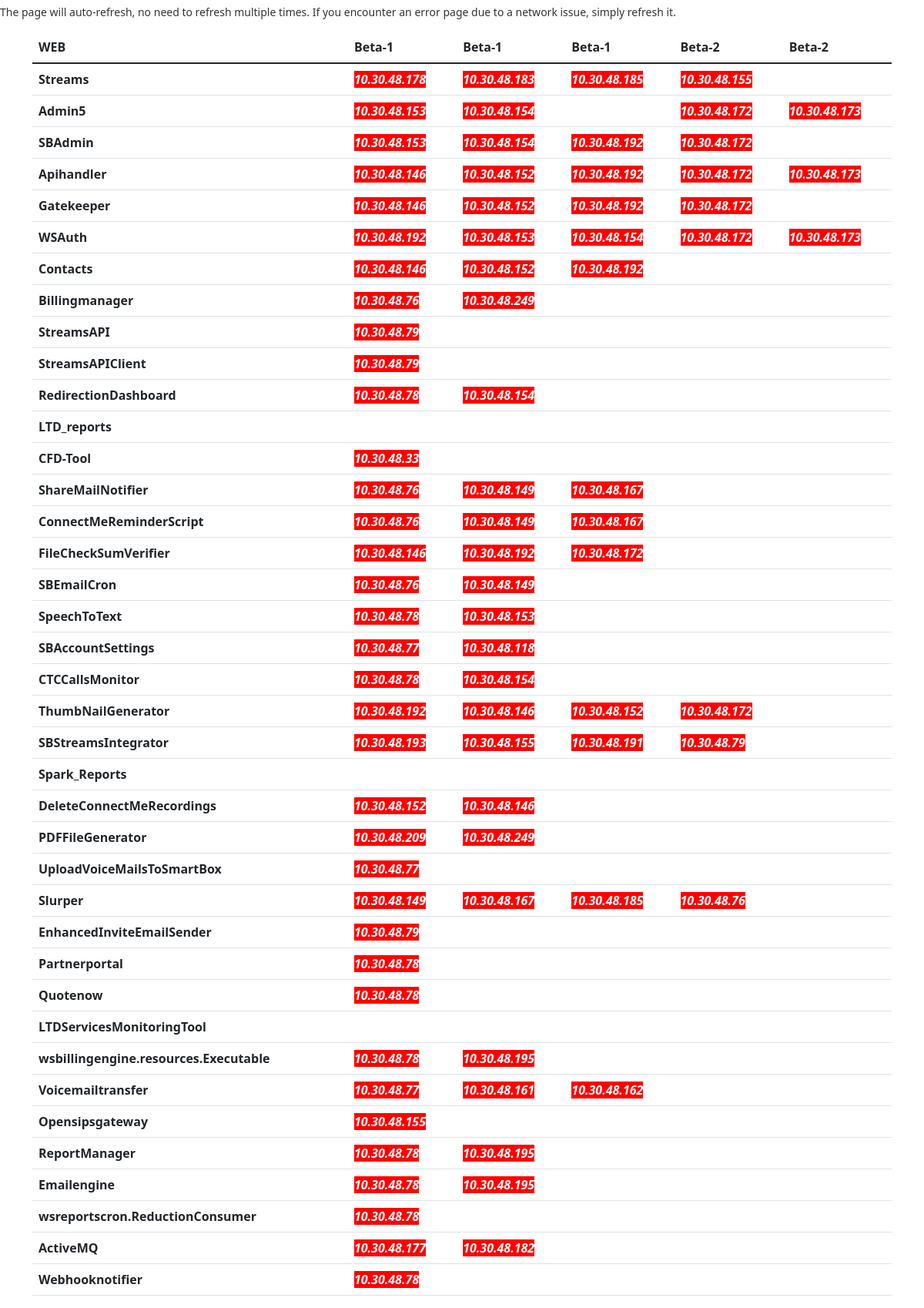
/web, run on the app's committed database.
### Home/models.py (models this page shows, shortened)
class WebBeta1(models.Model):
    service_name = models.CharField(max_length=200)
    ip1 = models.CharField(max_length=200,blank=True)
    ip2 = models.CharField(max_length=200,blank=True)
    ip3 = models.CharField(max_length=200,blank=True)
    ip4 = models.CharField(max_length=200,blank=True)
    ip5 = models.CharField(max_length=200,blank=True)

### Home/views.py (the view)
# urls.py: path("web", views.web, name='web' ),
def web(request):
    print("+++++++++++++++++WEB REQUEST+++++++++++++++++++++++++++++++++++++++++++++++++++++")
    WebB1 = WebBeta1.objects.all().values()
    i = 0
    data = []
    for row in WebB1:
        while i < len(WebB1):
            tmp = list((WebB1[i]).values())
            i = i + 1
            data.append(tmp)
    counter1 = 0    #  number of object /service in WebB1
    service_status = []
    service_status_ip = []
    service_status_name = []
    for x in data:
        while counter1 < len(data):
            service_name = data[counter1][1]
            service_ip = data[counter1][2:]
            counter1 = counter1 + 1
            if (service_ip[0] != '' ):
                serviceurl1 = UrlReturn(service_name, service_ip[0])
                res1 = webnagios(serviceurl1)
            else:
                res1 = 'Absent'
            if (service_ip[1] != '' ):
                serviceurl2 = UrlReturn(service_name, service_ip[1])
                res2 = webnagios(serviceurl2)
            else:
                res2 = 'Absent'
            if (service_ip[2] != '' ):
                serviceurl3 = UrlReturn(service_name, service_ip[2])
                res3 = webnagios(serviceurl3)
            else:
                res3 = 'Absent'
            if (service_ip[3] != '' ):
                serviceurl4 = UrlReturn(service_name, service_ip[3])
                res4 = webnagios(serviceurl4)
            else:
                res4 = 'no'
            if (service_ip[4] != '' ):
                serviceurl5 = UrlReturn(service_name, service_ip[4])
                res5 = webnagios(serviceurl5)
            else:
                res5 = 'no'
            service_status.append(res1)
            service_status_ip.append(service_ip[0])
            service_status_name.append(service_name)
            service_status.append(res2)
            service_status_ip.append(service_ip[1])
            service_status_name.append(service_name)
            service_status.append(res3)
            service_status_ip.append(service_ip[2])
            service_status_name.append(service_name)
            service_status.append(res4)
            service_status_ip.append(service_ip[3])
            service_status_name.append(service_name)
            service_status.append(res5)
            service_status_ip.append(service_ip[4])
            service_status_name.append(service_name)
    op =  zip(service_status_name, service_status_ip, service_status)
    print(op)
    cc = list(op)
    lengthofservice = len(WebB1)
    finalpass = np.reshape(cc,(lengthofservice,5,3))
    context = {
        'data':data,
        'service_status':service_status,
        'service_status_ip':service_status_ip,
        'service_status_name':service_status_name,
        'WebB1':WebB1,
        'aaaa' : op,
        'finalpass' : finalpass,
    }
    return render(request, 'web.html',context)

### Home/views.py (called while the page is built)
def webnagios(passing_url):
    try:
        request_url = passing_url
        username = 'nagiosadmin'
        password = 'Nagios@beta'
        session = requests.Session()
        request = session.get(request_url, auth=HTTPBasicAuth(username, password), verify=False)
        request.raise_for_status()  # Raise an exception for 4xx and 5xx status codes
        data_json = json.loads(request.text)
        plugin_output = data_json['data']['service']['plugin_output']
        sub_str = "OK"
        sub_str1 = "ok"
        if (plugin_output.lower().find(sub_str.lower()) != -1) or (plugin_output.lower().find(sub_str1.lower()) != -1):
            return "Running"
        else:
            return "Not Running"
    except RequestException as e:
        return f"Error: {e}"
    except (KeyError, json.JSONDecodeError) as e:
        return f"Error parsing JSON response: {e}"

def UrlReturn(service_name,instance_ip):
    return("http://nagios.beta-wspbx.com/nagios/cgi-bin/statusjson.cgi?query=service&hostname=" + instance_ip + "&servicedescription=" + service_name)

### Home/templates/web.html (shortened to what this page needs)
{% extends 'base1.html' %}
{% block body %}
<div class='container'>
  <table class="table">
    <thead class="thead-dark">
      <tr>
        <th scope="col">WEB</th>
        <th scope="col">Beta-1</th>
        <th scope="col">Beta-1</th>
        <th scope="col">Beta-1</th>
        <th scope="col">Beta-2</th>
        <th scope="col">Beta-2</th>
      </tr>
    </thead>
    <tbody>
      {% for opp in finalpass %}
      <tr>
        <th scope="row">{{opp.0.0}}</th>
          {% for i in opp %}
              <td>
                {% if i.2 == 'Running'%}
                <div class="ser_run">{{ i.1 }} </div>
                {% else %}
                <div class="ser_nrun">{{ i.1 }} </div>
                {% endif %}
              </td>
          {% endfor %}
        </tr>
        {% endfor %}
    </tbody>
  </table>
</div>
{% endblock body %}

### data on the page
WebBeta1: service_name "Streams", i "10.30.48.178" "10.30.48.183" "10.30.48.185" "10.30.48.155"
WebBeta1: service_name "Admin5", i "10.30.48.153" "10.30.48.154" "10.30.48.172" "10.30.48.173"
WebBeta1: service_name "SBAdmin", i "10.30.48.153" "10.30.48.154" "10.30.48.192" "10.30.48.172"
WebBeta1: service_name "Apihandler", i "10.30.48.146" "10.30.48.152" "10.30.48.192" "10.30.48.172" "10.30.48.173"
WebBeta1: service_name "Gatekeeper", i "10.30.48.146" "10.30.48.152" "10.30.48.192" "10.30.48.172"
WebBeta1: service_name "WSAuth", i "10.30.48.192" "10.30.48.153" "10.30.48.154" "10.30.48.172" "10.30.48.173"
WebBeta1: service_name "Contacts", i "10.30.48.146" "10.30.48.152" "10.30.48.192"
WebBeta1: service_name "Billingmanager", i "10.30.48.76" "10.30.48.249"
WebBeta1: service_name "StreamsAPI", i "10.30.48.79"
WebBeta1: service_name "StreamsAPIClient", i "10.30.48.79"
WebBeta1: service_name "RedirectionDashboard", i "10.30.48.78" "10.30.48.154"
WebBeta1: service_name "LTD_reports"
WebBeta1: service_name "CFD-Tool", i "10.30.48.33"
WebBeta1: service_name "ShareMailNotifier", i "10.30.48.76" "10.30.48.149" "10.30.48.167"
WebBeta1: service_name "ConnectMeReminderScript", i "10.30.48.76" "10.30.48.149" "10.30.48.167"
WebBeta1: service_name "FileCheckSumVerifier", i "10.30.48.146" "10.30.48.192" "10.30.48.172"
WebBeta1: service_name "SBEmailCron", i "10.30.48.76" "10.30.48.149"
WebBeta1: service_name "SpeechToText", i "10.30.48.78" "10.30.48.153"
WebBeta1: service_name "SBAccountSettings", i "10.30.48.77" "10.30.48.118"
WebBeta1: service_name "CTCCallsMonitor", i "10.30.48.78" "10.30.48.154"
WebBeta1: service_name "ThumbNailGenerator", i "10.30.48.192" "10.30.48.146" "10.30.48.152" "10.30.48.172"
WebBeta1: service_name "SBStreamsIntegrator", i "10.30.48.193" "10.30.48.155" "10.30.48.191" "10.30.48.79"
WebBeta1: service_name "Spark_Reports"
WebBeta1: service_name "DeleteConnectMeRecordings", i "10.30.48.152" "10.30.48.146"
WebBeta1: service_name "PDFFileGenerator", i "10.30.48.209" "10.30.48.249"
WebBeta1: service_name "UploadVoiceMailsToSmartBox", i "10.30.48.77"
WebBeta1: service_name "Slurper", i "10.30.48.149" "10.30.48.167" "10.30.48.185" "10.30.48.76"
WebBeta1: service_name "EnhancedInviteEmailSender", i "10.30.48.79"
WebBeta1: service_name "Partnerportal", i "10.30.48.78"
WebBeta1: service_name "Quotenow", i "10.30.48.78"
WebBeta1: service_name "LTDServicesMonitoringTool"
WebBeta1: service_name "wsbillingengine.resources.Executable", i "10.30.48.78" "10.30.48.195"
WebBeta1: service_name "Voicemailtransfer", i "10.30.48.77" "10.30.48.161" "10.30.48.162"
WebBeta1: service_name "Opensipsgateway", i "10.30.48.155"
WebBeta1: service_name "ReportManager", i "10.30.48.78" "10.30.48.195"
WebBeta1: service_name "Emailengine", i "10.30.48.78" "10.30.48.195"
WebBeta1: service_name "wsreportscron.ReductionConsumer", i "10.30.48.78"
WebBeta1: service_name "ActiveMQ", i "10.30.48.177" "10.30.48.182"
WebBeta1: service_name "Webhooknotifier", i "10.30.48.78"
